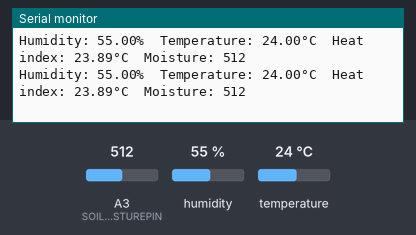
Recording of a sketch running on a simulated Arduino Uno, built with avr-gcc and run on an emulated ATmega328P. Parts: the last lines printed to the serial monitor. The test bench sets the inputs (shaded band); at power-on: A3 (SOILMOISTUREPIN) = 512, humidity 55 %, temperature 24 °C.

Above: at 13.8 s.
13.9 s: A3 (SOILMOISTUREPIN) set to 988
At 15.1 s:
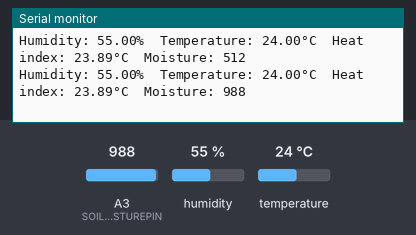
20.3 s: A3 (SOILMOISTUREPIN) set to 1013
At 21.3 s:
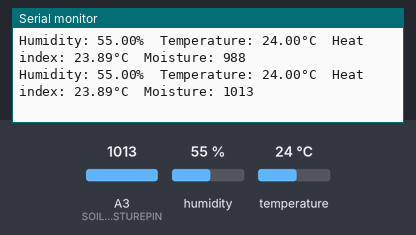
Timing chart, 0 to 23.3 s (numbered marks = the images above; inputs shaded):
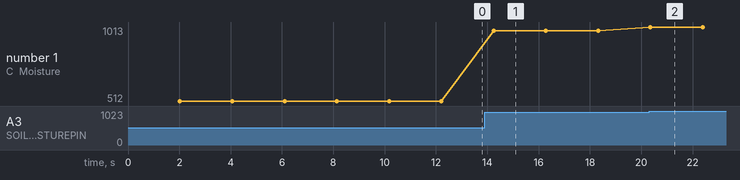

Measured:
- after the input at 13.9 s, the serial monitor: prints a new line after 0.35 s (image 1)
- after the input at 20.3 s, the serial monitor: prints a new line after 0.06 s (image 2)
- plotted number 1: 512 → 988 after the input at 13.9 s, 988 → 1013 after the input at 20.3 s

The sketch:

SoilMoistureHumidity.ino
```cpp
#include "DHT.h"

#define DHTPIN 2     // Digital pin connected to the DHT sensor

#define DHTTYPE DHT11   // DHT 11

#define SOILMOISTUREPIN A3 // Analog pin connected to the moisture sensor

// Initialize DHT sensor.
DHT dht(DHTPIN, DHTTYPE);

void setup() {
  Serial.begin(9600);
  Serial.println("*** Plant environment measure ***");
  dht.begin();
}

void loop() {
  delay(2000);
  int moistureReading = analogRead(SOILMOISTUREPIN);
  float humidity = dht.readHumidity();
  float temperature = dht.readTemperature();

  // Check if any reads failed
  if (isnan(humidity) || isnan(temperature)) {
    Serial.println("Failed to read from DHT sensor!");
    return;
  }
  float heatIndexC = dht.computeHeatIndex(temperature, humidity, false);
  Serial.print("Humidity: ");
  Serial.print(humidity);
  Serial.print("%  Temperature: ");
  Serial.print(temperature);
  Serial.print("°C  Heat index: ");
  Serial.print(heatIndexC);
  Serial.print("°C  Moisture: ");
  Serial.print(moistureReading);
  Serial.println("");
}
```
